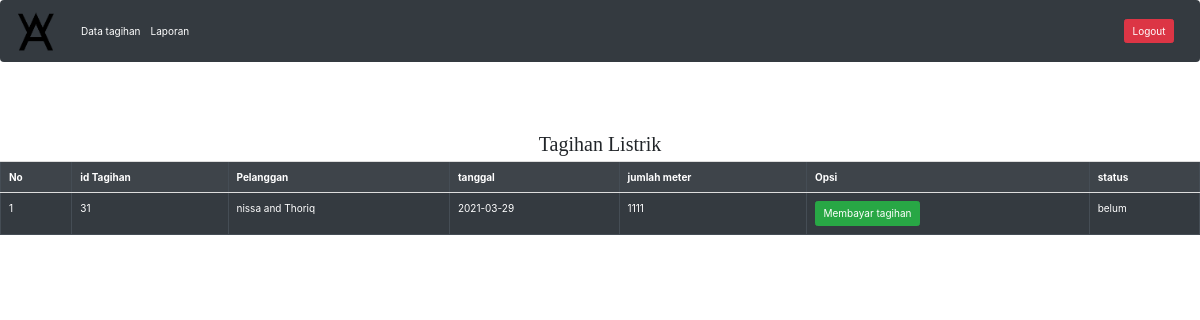
Page /pelanggan/index.php (signed in) on the committed database.
### tables this page shows
CREATE TABLE `tagihan` (
  `idtagihan` int(11) NOT NULL,
  `idpelanggan` int(11) NOT NULL,
  `tanggal` date NOT NULL,
  `jumlahmeter` int(11) NOT NULL,
  `status` varchar(11) NOT NULL
);

CREATE TABLE `pelanggan` (
  `idpelanggan` int(11) NOT NULL,
  `username` varchar(100) NOT NULL,
  `password` varchar(100) NOT NULL,
  `alamat` varchar(255) NOT NULL,
  `kodetarif` int(11) NOT NULL,
  `nometer` int(100) NOT NULL
);

### pelanggan/index.php (the view, shortened to what this page needs)
<?php
if(isset($_SESSION['username']))
{
include '../koneksi.php';
?>
<!DOCTYPE html>
<html>
<head>
    <link rel="stylesheet" href="style/bootstrap.css" />
    <link rel="stylesheet" href="style/dataTables.bootstrap4.min.css" />
    <link rel="stylesheet" href="https://maxcdn.bootstrapcdn.com/bootstrap/4.5.2/css/bootstrap.min.css">
</head>
<nav class="navbar navbar-expand-lg navbar-light bg-dark">
  <a>
  <img src="../img/icon.png" style="width: 50px; height: 50px;" alt="">
  </a>
  <div class="collapse navbar-collapse" id="navbarSupportedContent">
    <ul class="navbar-nav mr-auto">
      <li class="nav-item">
        <a class="nav-link" href="index.php" style="color: white;">Data tagihan</a>
      </li>
      <li class="nav-item">
        <a class="nav-link" href="laporan.php" style="color: white;">Laporan</a>
      </li>
    </ul>
    <form class="form-inline my-2 my-lg-0">
    <a type="button" class="btn btn-danger"href="../logout.php">Logout</a>
    </form>
  </div>
</nav>
<div style="padding-top: 50px;">
<h2 style="text-align: center; font-family:Copperplate;">Tagihan Listrik</h2>
<body>
    <table class="table table-dark table-striped" border='1'>
        <tr>
            <th>No</th>
            <th>id Tagihan</th>
            <th>Pelanggan</th>
            <th>tanggal</th>
            <th>jumlah meter</th>
            <th>Opsi</th>
            <th>status</th>
            <?php
            $no = 1;
            $data = mysqli_query($Koneksi, "select * from tagihan, pelanggan where tagihan.idpelanggan = '$_SESSION[idpelanggan]' and tagihan.idpelanggan = pelanggan.idpelanggan");
            while ($d = mysqli_fetch_array($data)) {
            ?>
        <tr>
            <td><?php echo $no++; ?></td>
            <td><?php echo $d['idtagihan']; ?> </td>
            <td><?php echo $d['username']; ?> </td>
            <td><?php echo $d['tanggal']; ?> </td>
            <td><?php echo $d['jumlahmeter']; ?> </td>
            <td><a href="tagihan.php?idpelanggan=<?php echo $d['idpelanggan']; ?>" class="btn btn-success">Membayar tagihan</a></td>
            <td><?php echo $d['status']; ?> </td>
        </tr>
    <?php
            }
    ?>
    </table>
</body>
</html>
<?php
    }
else
{
    echo"<script>
    alert('Anda Tidak Boleh Masuk');
    location.href='../index.php';
    </script>";
}
?>

### rows in the picture
tagihan: idtagihan "31", idpelanggan.username "nissa and Thoriq", tanggal "2021-03-29", jumlahmeter "1111", status "belum"
